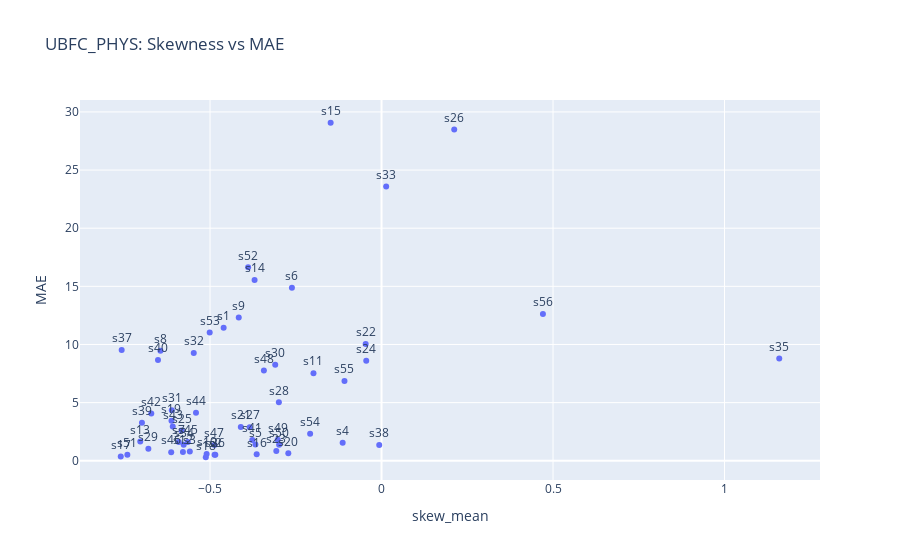
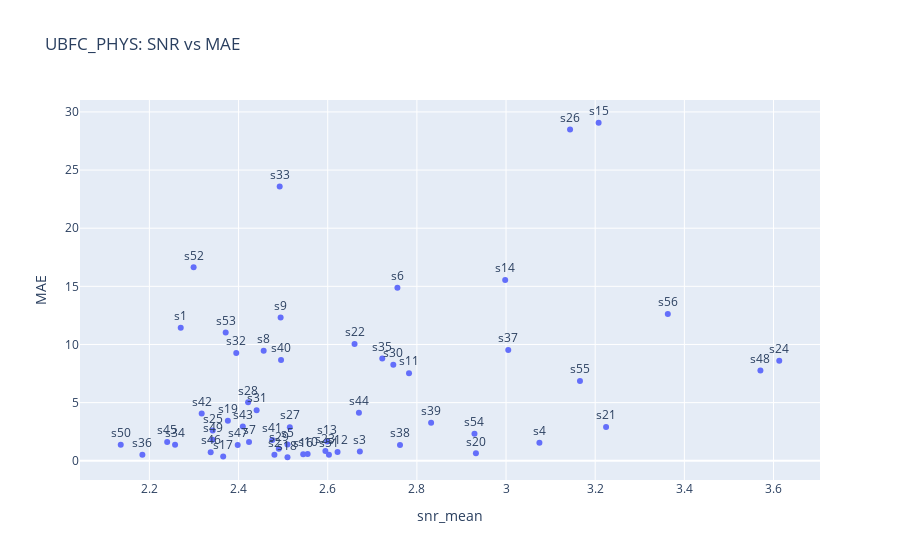
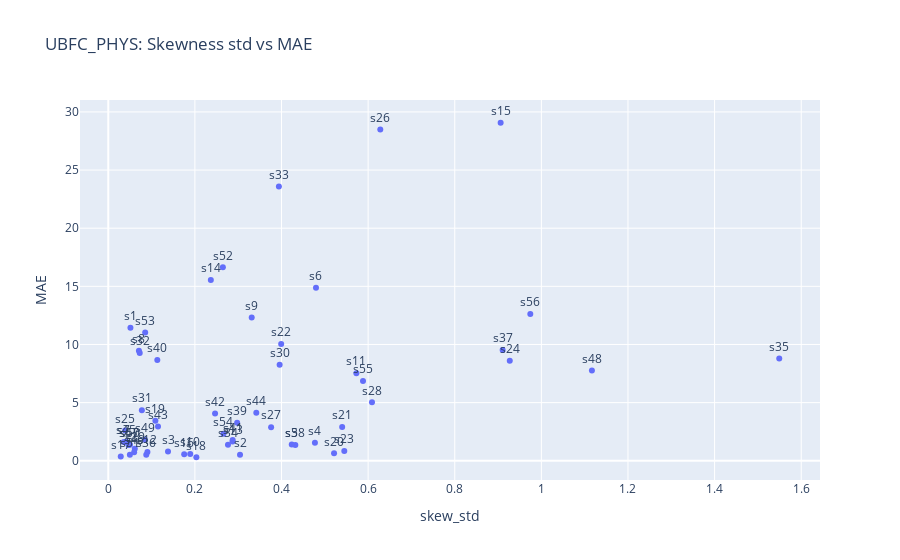
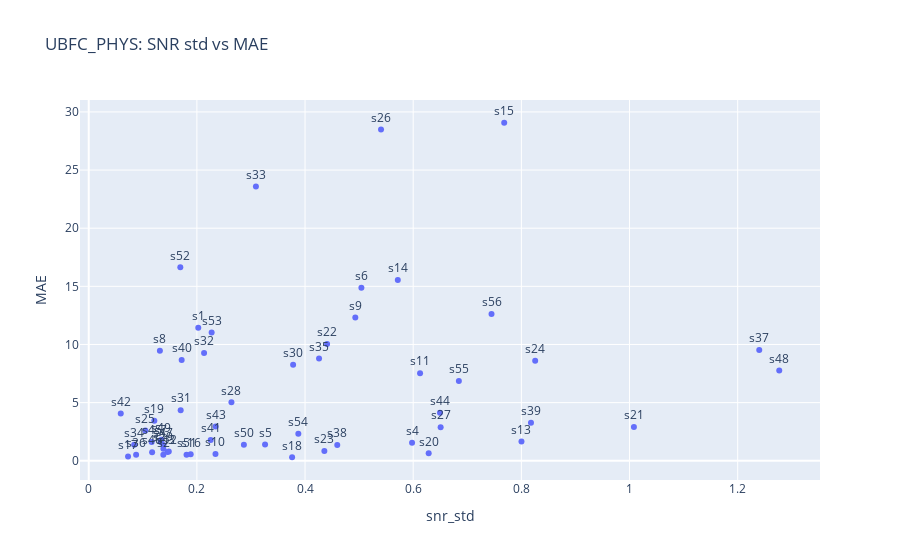

The notebook cell saved with these charts, in order:
### Code cell
fig = px.scatter(df_stat, x='skew_mean', y='MAE', text='videoFilename', title=f'{dataset_name.upper()}: Skewness vs MAE')
fig.update_traces(textposition='top center')
fig.show()

fig = px.scatter(df_stat, x='snr_mean', y='MAE', text='videoFilename', title=f'{dataset_name.upper()}: SNR vs MAE')
fig.update_traces(textposition='top center')
fig.show()

fig = px.scatter(df_stat, x='skew_std', y='MAE', text='videoFilename', title=f'{dataset_name.upper()}: Skewness std vs MAE')
fig.update_traces(textposition='top center')
fig.show()

fig = px.scatter(df_stat, x='snr_std', y='MAE', text='videoFilename', title=f'{dataset_name.upper()}: SNR std vs MAE')
fig.update_traces(textposition='top center')
fig.show()

### Figure 1 — Plotly figure (JSON) as saved in the notebook; plotly's stock layout.template omitted (floating-point values rounded to 4 significant figures)
{"data": [{"hovertemplate": "skew_mean=%{x}<br>MAE=%{y}<br>videoFilename=%{text}<extra></extra>", "legendgroup": "", "marker": {"color": "#636efa", "symbol": "circle"}, "mode": "markers+text", "name": "", "orientation": "v", "showlegend": false, "text": ["s1", "s10", "s11", "s12", "s13", "s14", "s15", "s16", "s17", "s18", "s19", "s2", "s20", "s21", "s22", "s23", "s24", "s25", "s26", "s27", "s28", "s29", "s3", "s30", "s31", "s32", "s33", "s34", "s35", "s36", "s37", "s38", "s39", "s4", "s40", "s41", "s42", "s43", "s44", "s45", "s46", "s47", "s48", "s49", "s5", "s50", "s51", "s52", "s53", "s54", "s55", "s56", "s6", "s7", "s8", "s9"], "textposition": "top center", "type": "scatter", "x": [-0.4603, -0.51, -0.1984, -0.5791, -0.7034, -0.3701, -0.1483, -0.364, -0.7603, -0.5124, -0.6124, -0.4846, -0.2718, -0.4103, -0.04623, -0.3068, -0.04456, -0.5827, 0.2119, -0.3845, -0.2993, -0.6798, -0.5589, -0.31, -0.6115, -0.5475, 0.01353, -0.5769, 1.16, -0.4869, -0.7576, -0.006746, -0.6985, -0.1133, -0.6518, -0.3767, -0.6713, -0.6087, -0.541, -0.5651, -0.6133, -0.4873, -0.343, -0.3027, -0.3677, -0.2986, -0.7411, -0.3889, -0.501, -0.2082, -0.108, 0.4706, -0.2613, -0.5912, -0.6446, -0.4163], "xaxis": "x", "y": [11.45, 0.5754, 7.531, 0.7641, 1.663, 15.54, 29.07, 0.5545, 0.3768, 0.3028, 3.452, 0.5102, 0.6421, 2.902, 10.05, 0.8462, 8.601, 2.597, 28.48, 2.887, 5.025, 1.025, 0.7875, 8.262, 4.349, 9.266, 23.59, 1.388, 8.792, 0.5161, 9.525, 1.361, 3.261, 1.548, 8.671, 1.777, 4.064, 2.942, 4.125, 1.608, 0.7432, 1.362, 7.761, 1.813, 1.403, 1.373, 0.5172, 16.64, 11.04, 2.332, 6.864, 12.62, 14.88, 1.615, 9.451, 12.33], "yaxis": "y"}], "layout": {"legend": {"tracegroupgap": 0}, "title": {"text": "UBFC_PHYS: Skewness vs MAE"}, "xaxis": {"anchor": "y", "domain": [0, 1], "title": {"text": "skew_mean"}}, "yaxis": {"anchor": "x", "domain": [0, 1], "title": {"text": "MAE"}}}}

### Figure 2 — Plotly figure (JSON) as saved in the notebook; plotly's stock layout.template omitted (floating-point values rounded to 4 significant figures)
{"data": [{"hovertemplate": "snr_mean=%{x}<br>MAE=%{y}<br>videoFilename=%{text}<extra></extra>", "legendgroup": "", "marker": {"color": "#636efa", "symbol": "circle"}, "mode": "markers+text", "name": "", "orientation": "v", "showlegend": false, "text": ["s1", "s10", "s11", "s12", "s13", "s14", "s15", "s16", "s17", "s18", "s19", "s2", "s20", "s21", "s22", "s23", "s24", "s25", "s26", "s27", "s28", "s29", "s3", "s30", "s31", "s32", "s33", "s34", "s35", "s36", "s37", "s38", "s39", "s4", "s40", "s41", "s42", "s43", "s44", "s45", "s46", "s47", "s48", "s49", "s5", "s50", "s51", "s52", "s53", "s54", "s55", "s56", "s6", "s7", "s8", "s9"], "textposition": "top center", "type": "scatter", "x": [2.27, 2.555, 2.782, 2.622, 2.599, 2.998, 3.208, 2.545, 2.366, 2.51, 2.376, 2.48, 2.932, 3.224, 2.66, 2.595, 3.613, 2.342, 3.144, 2.515, 2.421, 2.49, 2.672, 2.747, 2.441, 2.395, 2.492, 2.258, 2.722, 2.184, 3.005, 2.762, 2.832, 3.075, 2.495, 2.476, 2.317, 2.41, 2.67, 2.24, 2.337, 2.398, 3.571, 2.342, 2.51, 2.136, 2.603, 2.299, 2.371, 2.929, 3.166, 3.363, 2.756, 2.423, 2.456, 2.494], "xaxis": "x", "y": [11.45, 0.5754, 7.531, 0.7641, 1.663, 15.54, 29.07, 0.5545, 0.3768, 0.3028, 3.452, 0.5102, 0.6421, 2.902, 10.05, 0.8462, 8.601, 2.597, 28.48, 2.887, 5.025, 1.025, 0.7875, 8.262, 4.349, 9.266, 23.59, 1.388, 8.792, 0.5161, 9.525, 1.361, 3.261, 1.548, 8.671, 1.777, 4.064, 2.942, 4.125, 1.608, 0.7432, 1.362, 7.761, 1.813, 1.403, 1.373, 0.5172, 16.64, 11.04, 2.332, 6.864, 12.62, 14.88, 1.615, 9.451, 12.33], "yaxis": "y"}], "layout": {"legend": {"tracegroupgap": 0}, "title": {"text": "UBFC_PHYS: SNR vs MAE"}, "xaxis": {"anchor": "y", "domain": [0, 1], "title": {"text": "snr_mean"}}, "yaxis": {"anchor": "x", "domain": [0, 1], "title": {"text": "MAE"}}}}

### Figure 3 — Plotly figure (JSON) as saved in the notebook; plotly's stock layout.template omitted (floating-point values rounded to 4 significant figures)
{"data": [{"hovertemplate": "skew_std=%{x}<br>MAE=%{y}<br>videoFilename=%{text}<extra></extra>", "legendgroup": "", "marker": {"color": "#636efa", "symbol": "circle"}, "mode": "markers+text", "name": "", "orientation": "v", "showlegend": false, "text": ["s1", "s10", "s11", "s12", "s13", "s14", "s15", "s16", "s17", "s18", "s19", "s2", "s20", "s21", "s22", "s23", "s24", "s25", "s26", "s27", "s28", "s29", "s3", "s30", "s31", "s32", "s33", "s34", "s35", "s36", "s37", "s38", "s39", "s4", "s40", "s41", "s42", "s43", "s44", "s45", "s46", "s47", "s48", "s49", "s5", "s50", "s51", "s52", "s53", "s54", "s55", "s56", "s6", "s7", "s8", "s9"], "textposition": "top center", "type": "scatter", "x": [0.05119, 0.1892, 0.5728, 0.09039, 0.2869, 0.2368, 0.906, 0.1753, 0.02882, 0.2034, 0.1088, 0.3042, 0.5213, 0.5401, 0.3992, 0.545, 0.9271, 0.03889, 0.6281, 0.376, 0.6089, 0.06131, 0.1379, 0.3957, 0.07753, 0.07265, 0.394, 0.2764, 1.549, 0.08774, 0.9106, 0.4319, 0.2976, 0.4772, 0.1132, 0.2872, 0.2466, 0.1148, 0.3418, 0.04193, 0.05972, 0.04673, 1.117, 0.08457, 0.4237, 0.05016, 0.04989, 0.2646, 0.08523, 0.266, 0.5882, 0.9744, 0.4796, 0.03598, 0.07076, 0.3312], "xaxis": "x", "y": [11.45, 0.5754, 7.531, 0.7641, 1.663, 15.54, 29.07, 0.5545, 0.3768, 0.3028, 3.452, 0.5102, 0.6421, 2.902, 10.05, 0.8462, 8.601, 2.597, 28.48, 2.887, 5.025, 1.025, 0.7875, 8.262, 4.349, 9.266, 23.59, 1.388, 8.792, 0.5161, 9.525, 1.361, 3.261, 1.548, 8.671, 1.777, 4.064, 2.942, 4.125, 1.608, 0.7432, 1.362, 7.761, 1.813, 1.403, 1.373, 0.5172, 16.64, 11.04, 2.332, 6.864, 12.62, 14.88, 1.615, 9.451, 12.33], "yaxis": "y"}], "layout": {"legend": {"tracegroupgap": 0}, "title": {"text": "UBFC_PHYS: Skewness std vs MAE"}, "xaxis": {"anchor": "y", "domain": [0, 1], "title": {"text": "skew_std"}}, "yaxis": {"anchor": "x", "domain": [0, 1], "title": {"text": "MAE"}}}}

### Figure 4 — Plotly figure (JSON) as saved in the notebook; plotly's stock layout.template omitted (floating-point values rounded to 4 significant figures)
{"data": [{"hovertemplate": "snr_std=%{x}<br>MAE=%{y}<br>videoFilename=%{text}<extra></extra>", "legendgroup": "", "marker": {"color": "#636efa", "symbol": "circle"}, "mode": "markers+text", "name": "", "orientation": "v", "showlegend": false, "text": ["s1", "s10", "s11", "s12", "s13", "s14", "s15", "s16", "s17", "s18", "s19", "s2", "s20", "s21", "s22", "s23", "s24", "s25", "s26", "s27", "s28", "s29", "s3", "s30", "s31", "s32", "s33", "s34", "s35", "s36", "s37", "s38", "s39", "s4", "s40", "s41", "s42", "s43", "s44", "s45", "s46", "s47", "s48", "s49", "s5", "s50", "s51", "s52", "s53", "s54", "s55", "s56", "s6", "s7", "s8", "s9"], "textposition": "top center", "type": "scatter", "x": [0.2026, 0.2344, 0.6127, 0.1456, 0.8002, 0.5715, 0.7683, 0.1886, 0.07272, 0.3761, 0.1213, 0.138, 0.6286, 1.008, 0.4408, 0.4357, 0.8256, 0.1047, 0.5405, 0.6507, 0.2639, 0.138, 0.1481, 0.378, 0.17, 0.2133, 0.3092, 0.08407, 0.4259, 0.08763, 1.24, 0.4596, 0.8178, 0.5979, 0.1719, 0.2256, 0.05923, 0.2347, 0.6495, 0.1164, 0.1172, 0.1381, 1.277, 0.1344, 0.3261, 0.2869, 0.1809, 0.1694, 0.2273, 0.3876, 0.6844, 0.7448, 0.5042, 0.1331, 0.1316, 0.493], "xaxis": "x", "y": [11.45, 0.5754, 7.531, 0.7641, 1.663, 15.54, 29.07, 0.5545, 0.3768, 0.3028, 3.452, 0.5102, 0.6421, 2.902, 10.05, 0.8462, 8.601, 2.597, 28.48, 2.887, 5.025, 1.025, 0.7875, 8.262, 4.349, 9.266, 23.59, 1.388, 8.792, 0.5161, 9.525, 1.361, 3.261, 1.548, 8.671, 1.777, 4.064, 2.942, 4.125, 1.608, 0.7432, 1.362, 7.761, 1.813, 1.403, 1.373, 0.5172, 16.64, 11.04, 2.332, 6.864, 12.62, 14.88, 1.615, 9.451, 12.33], "yaxis": "y"}], "layout": {"legend": {"tracegroupgap": 0}, "title": {"text": "UBFC_PHYS: SNR std vs MAE"}, "xaxis": {"anchor": "y", "domain": [0, 1], "title": {"text": "snr_std"}}, "yaxis": {"anchor": "x", "domain": [0, 1], "title": {"text": "MAE"}}}}
